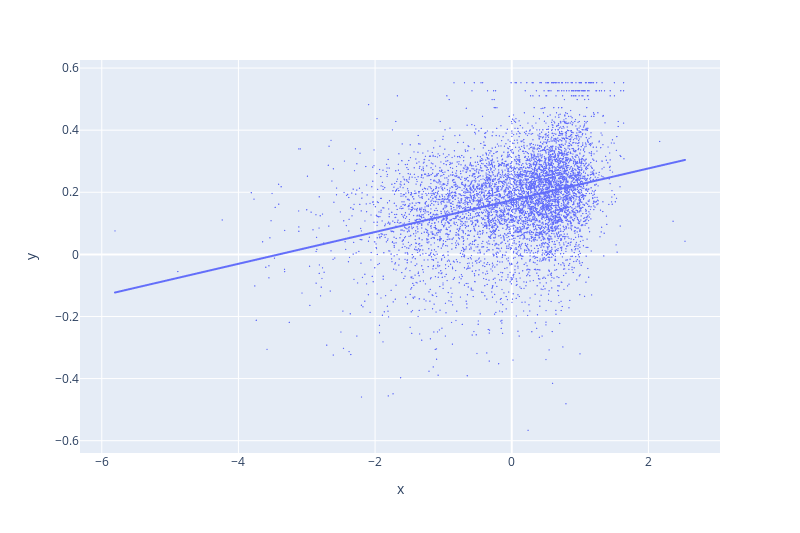

Write notebook code for a chart like this one.
### Code cell
#make_model(df_embd_concat6['de_en'],4)
#make_model(df_embd_concat7['de_en'],4)
make_model(de_en_concat,4)

### Figure 1 — Plotly figure (JSON) as saved in the notebook; plotly's stock layout.template omitted (floating-point values rounded to 4 significant figures; data arrays with more than 128 entries replaced by an {"elided": "..."} marker saying what was removed)
{"data": [{"hovertemplate": "x=%{x}<br>y=%{y}<extra></extra>", "legendgroup": "", "marker": {"color": "#636efa", "size": 1.5, "symbol": "circle"}, "mode": "markers", "name": "", "showlegend": false, "type": "scattergl", "x": {"elided": "6511 float values"}, "xaxis": "x", "y": {"elided": "6511 float values"}, "yaxis": "y"}, {"hovertemplate": "<b>OLS trendline</b><br>y = 0.0511828 * x + 0.17438<br>R<sup>2</sup>=0.101927<br><br>x=%{x}<br>y=%{y} <b>(trend)</b><extra></extra>", "legendgroup": "", "marker": {"color": "#636efa", "size": 1.5, "symbol": "circle"}, "mode": "lines", "name": "", "showlegend": false, "type": "scattergl", "x": {"elided": "6511 float values"}, "xaxis": "x", "y": {"elided": "6511 float values"}, "yaxis": "y"}], "layout": {"height": 533.3, "legend": {"tracegroupgap": 0}, "margin": {"t": 60}, "width": 800, "xaxis": {"anchor": "y", "domain": [0, 1], "title": {"text": "x"}}, "yaxis": {"anchor": "x", "domain": [0, 1], "title": {"text": "y"}}}}
